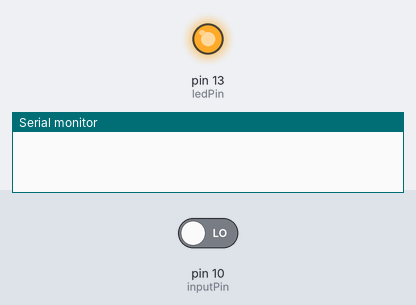
A sketch run on a simulated Arduino Uno, built with avr-gcc and run on an emulated ATmega328P. Shown: output pins drawn as LEDs (lit = HIGH), the last lines printed to the serial monitor. Inputs (shaded band) come from the test bench; at power-on: pin 10 (inputPin) LOW.

Above: at 1.2 s.
1.3 s: pin 10 (inputPin) driven HIGH
At 1.9 s:
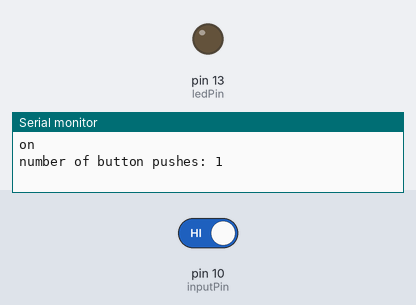
2.8 s: pin 10 (inputPin) driven LOW
Timing chart, 0 to 5.8 s (numbered marks = the images above; inputs shaded):
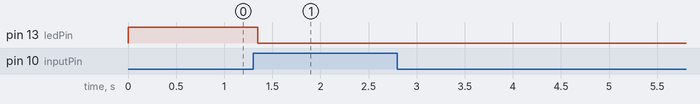

Measured:
- after the input at 1.3 s, pin 13 (ledPin): HIGH → LOW after 0.05 s

The sketch:

main.ino
```cpp
/*
 *  LED_BUILTIN is a system constant for every Arduino board
 */

#define ledPin LED_BUILTIN
#define inputPin 10


int buttonPushCounter = 0;
int buttonState = 0;
int lastButtonState = 0;

void setup() {
  Serial.begin(9600);

  pinMode(ledPin, OUTPUT);
  pinMode(inputPin, INPUT);
}

void loop() {
  buttonState = digitalRead(inputPin);

  if(buttonState != lastButtonState) {
    if(buttonState == HIGH) {
      buttonPushCounter++;
      Serial.println("on");
      Serial.print("number of button pushes: ");
      Serial.println(buttonPushCounter);
    }
    else {
      Serial.println("off");
    }
    delay(50);
  }
  lastButtonState = buttonState;

  if(buttonPushCounter % 4 == 0) {
    digitalWrite(ledPin, HIGH);
  }
  else {
    digitalWrite(ledPin, LOW);
  }
}
```
